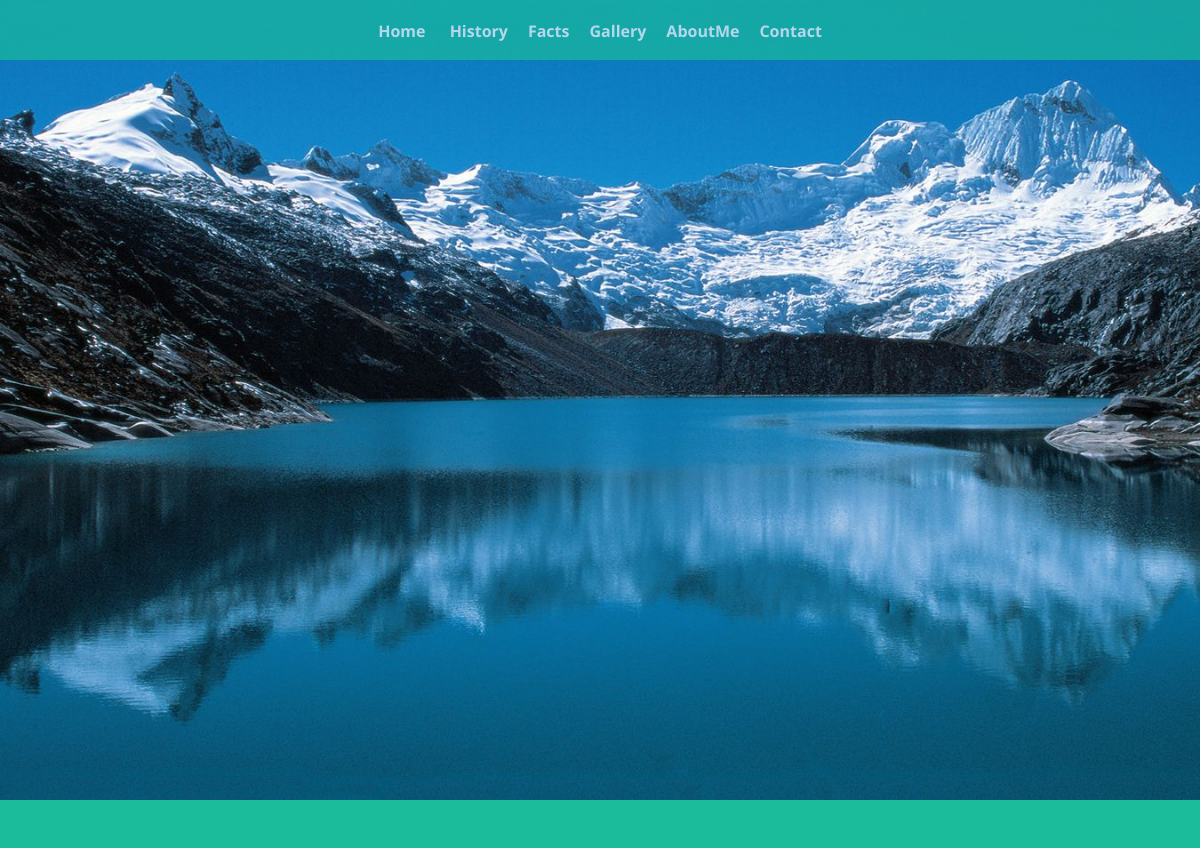
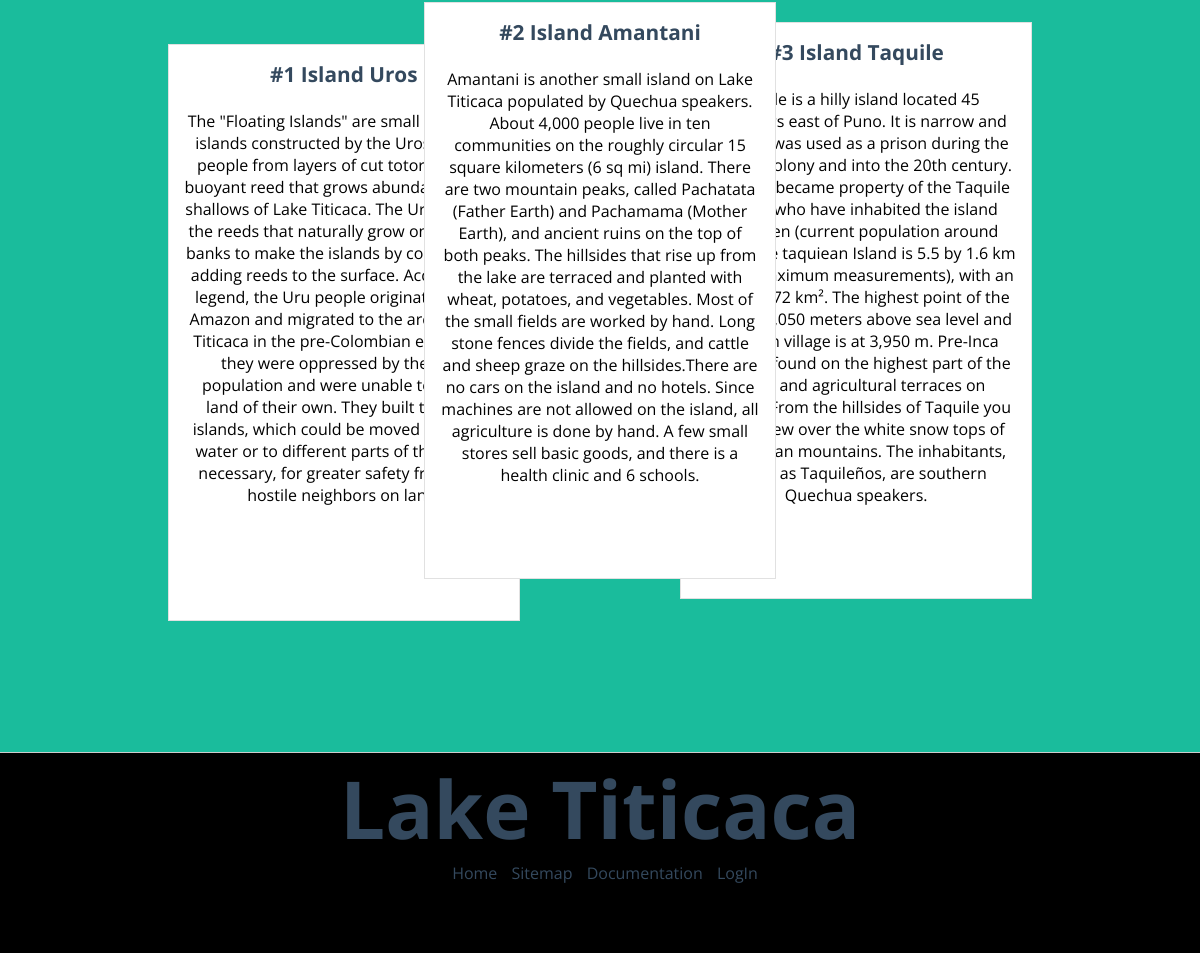
Page /index.php?category=pages&page=page2 on the committed database (2 pictures, top to bottom).
### tables this page shows
CREATE TABLE `navigation` (
  `navID` int(11) NOT NULL,
  `navName` varchar(50) NOT NULL
);

CREATE TABLE `facts` (
  `fact_id` int(11) NOT NULL,
  `row_jedan` text NOT NULL,
  `row_dva` text NOT NULL,
  `row_tri` text NOT NULL,
  `row_jedan_naslov` text NOT NULL,
  `row_dva_naslov` text NOT NULL,
  `row_tri_naslov` text NOT NULL
);

CREATE TABLE `footer` (
  `footerID` int(11) NOT NULL,
  `footerName` text NOT NULL
);

### pages/page2.php (the view)
<section id="third">
	<div id="rows">
<?php
	$fact_query="SELECT * FROM facts";
	$rez = mysqli_query($konekcija, $fact_query) or die("Greska prilikom iscitavanja teksta Facts!");
	while($r=mysqli_fetch_array($rez)){
	echo "<div class='row-1' id='post'><p><h2>{$r['row_jedan_naslov']}</h2></p></br><p>{$r['row_jedan']}</p></div>
	<div class='row-2' id='post'><p><h2>{$r['row_dva_naslov']}</h2></p></br><p>{$r['row_dva']}</p></div>
	<div class='row-3' id='post'><p><h2>{$r['row_tri_naslov']}</h2></p></br><p>{$r['row_tri']}</p></div>";
	}
?>
</div>
</section>

### pages/nav.php (shortened to what this page needs)
<div id="nav">
	<ul>
		<li><a href="index.php">Home</a></li>
<?php
	$upit = "SELECT * FROM navigation ORDER BY navID";
	$rez = mysqli_query($konekcija, $upit) or die("Greska prilikom iscitavanja navigacije!");
	while($r=mysqli_fetch_array($rez))
	{
		echo "<li><a href='index.php?category=pages&page=page{$r['navID']}'>{$r['navName']}</a></li>";
	}
?>
	</ul>
</div>

### pages/footer.php (shortened to what this page needs)
<footer>
	<h1>Lake Titicaca</h1>
		<span id="links">
			<a href="index.php">Home</a>
			<a href="xml/sitemap.xml">Sitemap</a>
			<a href="documentation/document.pdf">Documentation</a>
<?php
	if(!isset($_SESSION['idU'])){
		$upit_footer= "SELECT * FROM footer ORDER BY footerID";
		$rez = mysqli_query($konekcija , $upit_footer) or die("Greska prilikom iscitavanja futera!");
		while($r=mysqli_fetch_array($rez))
		{
			echo "<a href='index.php?category=pages&page=page6'>{$r['footerName']}</a>";
		}
}?>
	</footer>

### style.css (style rules this page uses)
* { margin: 0; padding: 0; border: none; }
body { width: 100%; font-family: 'Open Sans', sans-serif; }
#nav { position: fixed; width: 100%; height: 60px; top: 0; opacity: 0.7; background: #1ABC9C; z-index: 99; }
#nav ul { padding: 20px; margin: 0 auto; list-style: none; text-align: center; }
#nav ul li { display: inline-block; margin: 0 10px; }
#nav ul li a { padding: 10px 0; color: #fff; font-size: 1rem; text-decoration: none; font-weight: bold; transition: all 0.2s ease; }
h1 { font-size: 5rem; color: #34495E; }
h2 { font-size: 3rem; color: #34495E; }
section { position: relative; width: 100%; padding: 50px; background: #fff; border-bottom: 1px solid #ccc; height: 100%; text-align: center; z-index: 3; }
section:nth-child(even) { background: #ecf0f1; }
#third { position: relative; width: 100%; height: 100vh; background-color:#1ABC9C; padding: 0; }
#rows { width: 100%; height: 100%; display: block; position: relative; top: 50px; }
#post { display: inline-block; margin-left: 10px; margin: 0 auto; height: 560px; width: 320px; border: 1px solid #e1e1e1; padding: 15px 15px 0; background-color: white; position: relative; }
#post h2 { font-size: 1.3rem; }
#post p { font-size: 1rem; }
.row-1 { transform: translate(100px, 20px); }
.row-2 { z-index: 2; }
.row-3 { transform: translate(-100px, 20px); }
footer { text-align: center; width: 100%; height: 200px; background-color: black; color: white; position: fixed; bottom: 0; z-index: 1; }
footer a { text-decoration: none; margin-left: 10px; color: #34495E; }

### rows in the picture
navigation: navName "History"
navigation: navName "Facts"
navigation: navName "Gallery"
navigation: navName "AboutMe"
navigation: navName "Contact"
facts: row_jedan_naslov "#1 Island Uros", row_jedan "The \"Floating Islands\" are small manmade islands constructed by the Uros (or Uru) people from layers of cut totora, a thick buoyant reed that grows abundantly in the shallows of Lake Titicaca. The Uros harvest the reeds that naturally grow on the lakes banks to make the islands by continuously adding reeds to the surface. According to legend, the Uru people originated in the Amazon and migrated to the area of Lake Titicaca in the pre-Colombian era, where they were oppressed by the local population and were unable to secure land of their own. They built the reed islands, which could be moved into deep water or to different parts of the lake as necessary, for greater safety from their hostile…", row_dva_naslov "#2 Island Amantani", row_dva "Amantani is another small island on Lake Titicaca populated by Quechua speakers. About 4,000 people live in ten communities on the roughly circular 15 square kilometers (6 sq mi) island. There are two mountain peaks, called Pachatata (Father Earth) and Pachamama (Mother Earth), and ancient ruins on the top of both peaks. The hillsides that rise up from the lake are terraced and planted with wheat, potatoes, and vegetables. Most of the small fields are worked by hand. Long stone fences divide the fields, and cattle and sheep graze on the hillsides.There are no cars on the island and no hotels. Since machines are not allowed on the island, all agriculture is done by hand. A few small stores…", row_tri_naslov "#3 Island Taquile", row_tri "Taquile is a hilly island located 45 kilometers east of Puno. It is narrow and long and was used as a prison during the Spanish Colony and into the 20th century. In 1970 it became property of the Taquile people, who have inhabited the island since then (current population around 2,200). The taquiean Island is 5.5 by 1.6 km in size (maximum measurements), with an area of 5.72 km². The highest point of the island is 4,050 meters above sea level and the main village is at 3,950 m. Pre-Inca ruins are found on the highest part of the island, and agricultural terraces on hillsides. From the hillsides of Taquile you have a view over the white snow tops of the Bolivian mountains. The inhabitants,…"
footer: footerName "LogIn"
